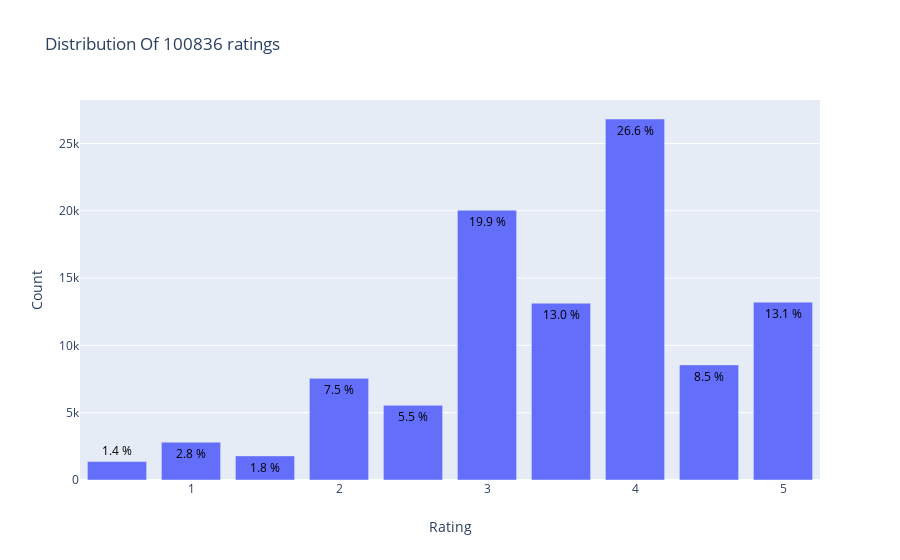

The notebook cell saved with this chart:
### Markdown cell above
## EDA

### Ratings Distribution

### Code cell
from plotly.offline import init_notebook_mode, plot, iplot
import plotly.graph_objs as go
init_notebook_mode(connected=True)

data = df['rating'].value_counts().sort_index(ascending=False)
trace = go.Bar(x = data.index,
               text = ['{:.1f} %'.format(val) for val in (data.values / df.shape[0] * 100)],
               textposition = 'auto',
               textfont = dict(color = '#000000'),
               y = data.values,
               )
# Create layout
layout = dict(title = 'Distribution Of {} ratings'.format(df.shape[0]),
              xaxis = dict(title = 'Rating'),
              yaxis = dict(title = 'Count'))
# Create plot
fig = go.Figure(data=[trace], layout=layout)
iplot(fig)

### Figure 1 — Plotly figure (JSON) as saved in the notebook; plotly's stock layout.template omitted (floating-point values rounded to 4 significant figures)
{"data": [{"text": ["13.1 %", "8.5 %", "26.6 %", "13.0 %", "19.9 %", "5.5 %", "7.5 %", "1.8 %", "2.8 %", "1.4 %"], "textfont": {"color": "#000000"}, "textposition": "auto", "type": "bar", "x": [5, 4.5, 4, 3.5, 3, 2.5, 2, 1.5, 1, 0.5], "y": [13211, 8551, 26818, 13136, 20047, 5550, 7551, 1791, 2811, 1370]}], "layout": {"title": {"text": "Distribution Of 100836 ratings"}, "xaxis": {"title": {"text": "Rating"}}, "yaxis": {"title": {"text": "Count"}}}}
